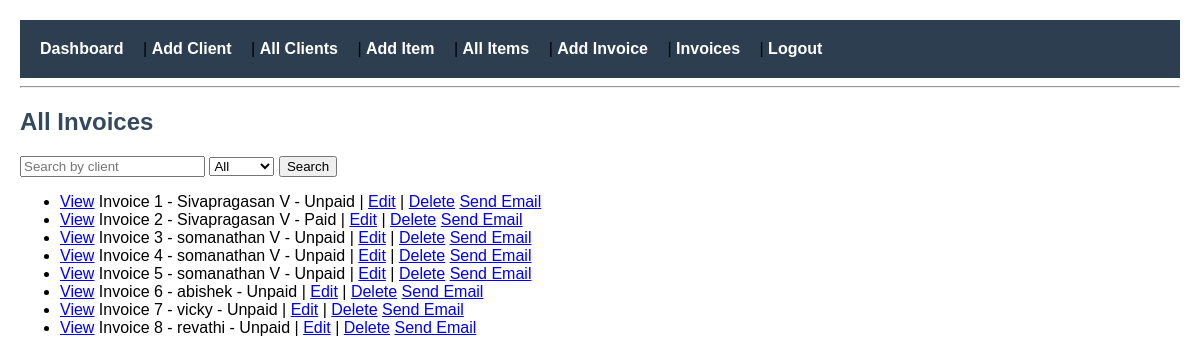
/invoices/ (signed in), run on the app's committed database.
### users/models.py (models this page shows, shortened)
class Invoice(models.Model):
    client = models.ForeignKey(Client, on_delete=models.CASCADE)
    items = models.ManyToManyField(Item)  # link items directly
    is_paid = models.BooleanField(default=False)
    created_at = models.DateTimeField(auto_now_add=True)
    due_date = models.DateField(null=True, blank=True)

class Client(models.Model):
    name = models.CharField(max_length=100)
    email = models.EmailField()
    phone = models.CharField(max_length=20)
    address = models.CharField(max_length=200, blank=True, null=True)

### users/views.py (the view)
# urls.py: path('invoices/', views.invoice_list, name='invoice_list'),
@login_required
def invoice_list(request):
    invoices = Invoice.objects.all()
    query = request.GET.get('q')
    if query:
        invoices = invoices.filter(client__name__icontains=query)
    status = request.GET.get('status')
    if status == 'paid':
        invoices = invoices.filter(is_paid=True)
    elif status == 'unpaid':
        invoices = invoices.filter(is_paid=False)
    return render(request, 'invoice_list.html', {'invoices': invoices})

### users/templates/invoice_list.html (shortened to what this page needs)
{% extends 'base.html' %}
{% block content %}
<h2>All Invoices</h2>
<form method="GET">
    <input type="text" name="q" placeholder="Search by client" value="{{ request.GET.q }}">
    <select name="status">
        <option value="">All</option>
    </select>
    <button type="submit">Search</button>
</form>
<ul>
    {% for invoice in invoices %}
        <li>
            <a href="{% url 'invoice_detail' invoice.id %}">View</a>
                Invoice {{ invoice.id }} - {{ invoice.client.name }} -
                {% if invoice.is_paid %} Paid {% else %} Unpaid {% endif %}
            | <a href="{% url 'edit_invoice' invoice.id %}">Edit</a>
            | <a href="{% url 'delete_invoice' invoice.id %}">Delete</a>
            <a href="{% url 'send_invoice' invoice.id %}">Send Email</a>
        </li>
    {% empty %}
        <li>No invoices found.</li>
    {% endfor %}
</ul>
{% endblock %}

### users/static/users/style.css (style rules this page uses)
body { font-family: Arial, sans-serif; margin: 20px; }
h2 { color: #34495e; }

### data on the page
Invoice: id "1", client.name "Sivapragasan V", is_paid "Unpaid"
Invoice: id "2", client.name "Sivapragasan V", is_paid "Paid"
Invoice: id "3", client.name "somanathan V", is_paid "Unpaid"
Invoice: id "4", client.name "somanathan V", is_paid "Unpaid"
Invoice: id "5", client.name "somanathan V", is_paid "Unpaid"
Invoice: id "6", client.name "abishek", is_paid "Unpaid"
Invoice: id "7", client.name "vicky", is_paid "Unpaid"
Invoice: id "8", client.name "revathi", is_paid "Unpaid"
